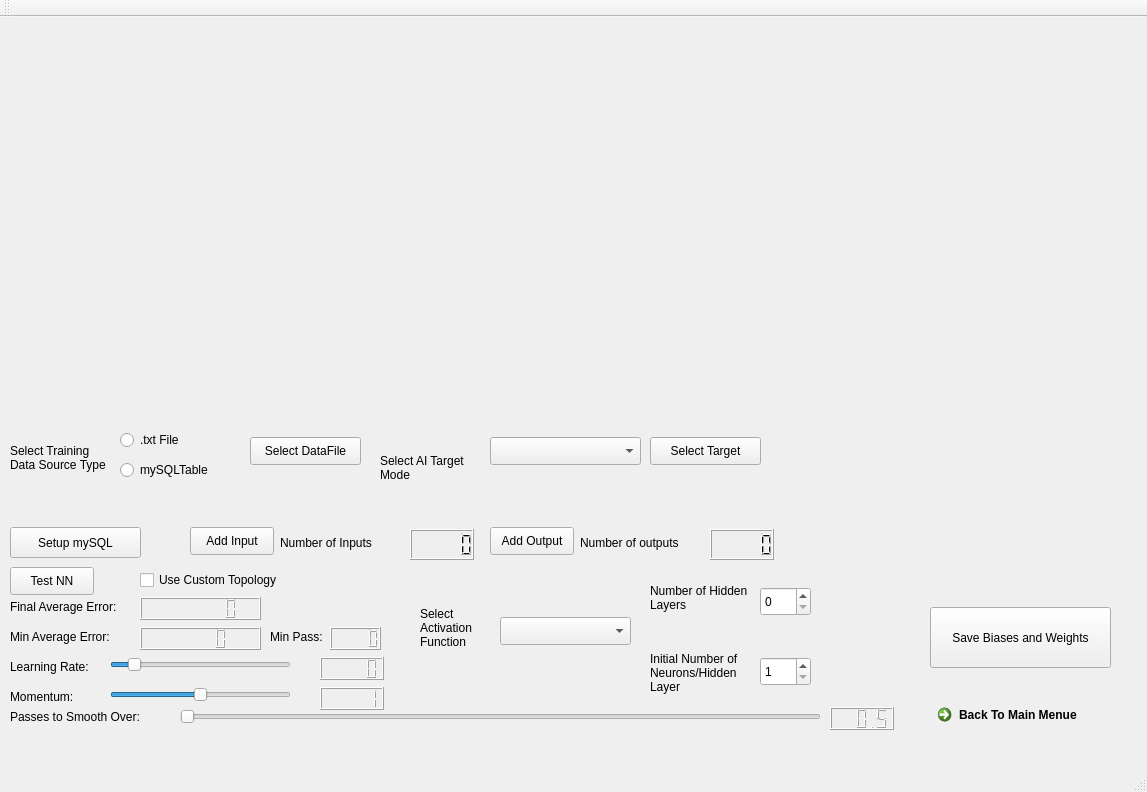
<?xml version="1.0" encoding="UTF-8"?>
<ui version="4.0">
 <class>NNConfigWindow</class>
 <widget class="QMainWindow" name="NNConfigWindow">
  <property name="geometry">
   <rect>
    <x>0</x>
    <y>0</y>
    <width>1147</width>
    <height>792</height>
   </rect>
  </property>
  <property name="windowTitle">
   <string>NNConfigWindow</string>
  </property>
  <widget class="QWidget" name="centralWidget">
   <widget class="QPushButton" name="StartNNButton">
    <property name="geometry">
     <rect>
      <x>10</x>
      <y>550</y>
      <width>84</width>
      <height>28</height>
     </rect>
    </property>
    <property name="text">
     <string>Test NN</string>
    </property>
   </widget>
   <widget class="QCustomPlot" name="NNPlotWidget" native="true">
    <property name="geometry">
     <rect>
      <x>10</x>
      <y>10</y>
      <width>1121</width>
      <height>401</height>
     </rect>
    </property>
   </widget>
   <widget class="QSlider" name="learningRateSlider">
    <property name="geometry">
     <rect>
      <x>110</x>
      <y>640</y>
      <width>181</width>
      <height>16</height>
     </rect>
    </property>
    <property name="contextMenuPolicy">
     <enum>Qt::PreventContextMenu</enum>
    </property>
    <property name="minimum">
     <number>0</number>
    </property>
    <property name="maximum">
     <number>100</number>
    </property>
    <property name="value">
     <number>10</number>
    </property>
    <property name="orientation">
     <enum>Qt::Horizontal</enum>
    </property>
   </widget>
   <widget class="QSlider" name="momentumSlider">
    <property name="geometry">
     <rect>
      <x>110</x>
      <y>670</y>
      <width>181</width>
      <height>16</height>
     </rect>
    </property>
    <property name="maximum">
     <number>100</number>
    </property>
    <property name="value">
     <number>50</number>
    </property>
    <property name="orientation">
     <enum>Qt::Horizontal</enum>
    </property>
   </widget>
   <widget class="QLCDNumber" name="LearningRateLCD">
    <property name="geometry">
     <rect>
      <x>320</x>
      <y>640</y>
      <width>64</width>
      <height>23</height>
     </rect>
    </property>
    <property name="smallDecimalPoint">
     <bool>false</bool>
    </property>
    <property name="value" stdset="0">
     <double>0.000000000000000</double>
    </property>
    <property name="intValue" stdset="0">
     <number>0</number>
    </property>
   </widget>
   <widget class="QLCDNumber" name="MomentumLCD">
    <property name="geometry">
     <rect>
      <x>320</x>
      <y>670</y>
      <width>64</width>
      <height>23</height>
     </rect>
    </property>
    <property name="value" stdset="0">
     <double>1.000000000000000</double>
    </property>
    <property name="intValue" stdset="0">
     <number>1</number>
    </property>
   </widget>
   <widget class="QLabel" name="label">
    <property name="geometry">
     <rect>
      <x>10</x>
      <y>640</y>
      <width>91</width>
      <height>20</height>
     </rect>
    </property>
    <property name="text">
     <string>Learning Rate:</string>
    </property>
   </widget>
   <widget class="QLabel" name="label_2">
    <property name="geometry">
     <rect>
      <x>10</x>
      <y>670</y>
      <width>81</width>
      <height>20</height>
     </rect>
    </property>
    <property name="text">
     <string>Momentum:</string>
    </property>
   </widget>
   <widget class="QLabel" name="label_3">
    <property name="geometry">
     <rect>
      <x>10</x>
      <y>690</y>
      <width>161</width>
      <height>20</height>
     </rect>
    </property>
    <property name="text">
     <string>Passes to Smooth Over:</string>
    </property>
   </widget>
   <widget class="QLCDNumber" name="memoryLCD">
    <property name="geometry">
     <rect>
      <x>830</x>
      <y>690</y>
      <width>64</width>
      <height>23</height>
     </rect>
    </property>
    <property name="value" stdset="0">
     <double>0.500000000000000</double>
    </property>
   </widget>
   <widget class="QSlider" name="memorySlider">
    <property name="geometry">
     <rect>
      <x>180</x>
      <y>690</y>
      <width>641</width>
      <height>20</height>
     </rect>
    </property>
    <property name="minimum">
     <number>1</number>
    </property>
    <property name="maximum">
     <number>1200</number>
    </property>
    <property name="orientation">
     <enum>Qt::Horizontal</enum>
    </property>
    <property name="tickPosition">
     <enum>QSlider::NoTicks</enum>
    </property>
    <property name="tickInterval">
     <number>50</number>
    </property>
   </widget>
   <widget class="QLabel" name="label_4">
    <property name="geometry">
     <rect>
      <x>10</x>
      <y>580</y>
      <width>131</width>
      <height>20</height>
     </rect>
    </property>
    <property name="text">
     <string>Final Average Error:</string>
    </property>
   </widget>
   <widget class="QLCDNumber" name="avgErrorLCD">
    <property name="geometry">
     <rect>
      <x>140</x>
      <y>580</y>
      <width>121</width>
      <height>23</height>
     </rect>
    </property>
    <property name="digitCount">
     <number>7</number>
    </property>
   </widget>
   <widget class="QLabel" name="label_5">
    <property name="geometry">
     <rect>
      <x>10</x>
      <y>610</y>
      <width>131</width>
      <height>20</height>
     </rect>
    </property>
    <property name="text">
     <string>Min Average Error:</string>
    </property>
   </widget>
   <widget class="QLCDNumber" name="minValLCD">
    <property name="geometry">
     <rect>
      <x>140</x>
      <y>610</y>
      <width>121</width>
      <height>23</height>
     </rect>
    </property>
   </widget>
   <widget class="QLabel" name="label_6">
    <property name="geometry">
     <rect>
      <x>270</x>
      <y>610</y>
      <width>63</width>
      <height>20</height>
     </rect>
    </property>
    <property name="text">
     <string>Min Pass:</string>
    </property>
   </widget>
   <widget class="QLCDNumber" name="minPassLCD">
    <property name="geometry">
     <rect>
      <x>330</x>
      <y>610</y>
      <width>51</width>
      <height>23</height>
     </rect>
    </property>
   </widget>
   <widget class="QPushButton" name="pushButton">
    <property name="geometry">
     <rect>
      <x>250</x>
      <y>420</y>
      <width>111</width>
      <height>28</height>
     </rect>
    </property>
    <property name="text">
     <string>Select DataFile</string>
    </property>
   </widget>
   <widget class="QComboBox" name="activationFunctinoComboBox">
    <property name="geometry">
     <rect>
      <x>500</x>
      <y>600</y>
      <width>131</width>
      <height>28</height>
     </rect>
    </property>
   </widget>
   <widget class="QSpinBox" name="hiddenLayersSelector">
    <property name="geometry">
     <rect>
      <x>760</x>
      <y>570</y>
      <width>51</width>
      <height>29</height>
     </rect>
    </property>
   </widget>
   <widget class="QLabel" name="HiddenLayerLabel">
    <property name="geometry">
     <rect>
      <x>650</x>
      <y>560</y>
      <width>101</width>
      <height>41</height>
     </rect>
    </property>
    <property name="text">
     <string>Number of Hidden Layers</string>
    </property>
    <property name="wordWrap">
     <bool>true</bool>
    </property>
   </widget>
   <widget class="QCheckBox" name="customTopologyChkBox">
    <property name="geometry">
     <rect>
      <x>140</x>
      <y>550</y>
      <width>171</width>
      <height>26</height>
     </rect>
    </property>
    <property name="text">
     <string>Use Custom Topology</string>
    </property>
   </widget>
   <widget class="QLabel" name="label_8">
    <property name="geometry">
     <rect>
      <x>420</x>
      <y>580</y>
      <width>81</width>
      <height>61</height>
     </rect>
    </property>
    <property name="text">
     <string>Select Activation Function</string>
    </property>
    <property name="wordWrap">
     <bool>true</bool>
    </property>
   </widget>
   <widget class="QLabel" name="HiddenNeuronLabel">
    <property name="geometry">
     <rect>
      <x>650</x>
      <y>620</y>
      <width>101</width>
      <height>71</height>
     </rect>
    </property>
    <property name="text">
     <string>Initial Number of Neurons/Hidden Layer</string>
    </property>
    <property name="wordWrap">
     <bool>true</bool>
    </property>
   </widget>
   <widget class="QSpinBox" name="initialNeuronsinHiddenLayers">
    <property name="geometry">
     <rect>
      <x>760</x>
      <y>640</y>
      <width>51</width>
      <height>29</height>
     </rect>
    </property>
    <property name="minimum">
     <number>1</number>
    </property>
   </widget>
   <widget class="QRadioButton" name="txtTrainingDataType">
    <property name="geometry">
     <rect>
      <x>120</x>
      <y>410</y>
      <width>106</width>
      <height>26</height>
     </rect>
    </property>
    <property name="text">
     <string>.txt File</string>
    </property>
   </widget>
   <widget class="QRadioButton" name="mySQLTrainingDataSourceType">
    <property name="geometry">
     <rect>
      <x>120</x>
      <y>440</y>
      <width>106</width>
      <height>26</height>
     </rect>
    </property>
    <property name="text">
     <string>mySQLTable</string>
    </property>
   </widget>
   <widget class="QLabel" name="HiddenNeuronLabel_2">
    <property name="geometry">
     <rect>
      <x>10</x>
      <y>410</y>
      <width>101</width>
      <height>61</height>
     </rect>
    </property>
    <property name="text">
     <string>Select Training Data Source Type</string>
    </property>
    <property name="wordWrap">
     <bool>true</bool>
    </property>
   </widget>
   <widget class="QPushButton" name="setupPushButton">
    <property name="geometry">
     <rect>
      <x>10</x>
      <y>510</y>
      <width>131</width>
      <height>31</height>
     </rect>
    </property>
    <property name="text">
     <string>Setup mySQL</string>
    </property>
   </widget>
   <widget class="QPushButton" name="addInputPushButton">
    <property name="geometry">
     <rect>
      <x>190</x>
      <y>510</y>
      <width>84</width>
      <height>28</height>
     </rect>
    </property>
    <property name="text">
     <string>Add Input</string>
    </property>
   </widget>
   <widget class="QPushButton" name="addOutputPushButton">
    <property name="geometry">
     <rect>
      <x>490</x>
      <y>510</y>
      <width>84</width>
      <height>28</height>
     </rect>
    </property>
    <property name="text">
     <string>Add Output</string>
    </property>
   </widget>
   <widget class="QLabel" name="addInputLabel">
    <property name="geometry">
     <rect>
      <x>280</x>
      <y>510</y>
      <width>121</width>
      <height>31</height>
     </rect>
    </property>
    <property name="text">
     <string>Number of Inputs</string>
    </property>
    <property name="wordWrap">
     <bool>true</bool>
    </property>
   </widget>
   <widget class="QLabel" name="addOutputLabel">
    <property name="geometry">
     <rect>
      <x>580</x>
      <y>510</y>
      <width>131</width>
      <height>31</height>
     </rect>
    </property>
    <property name="text">
     <string>Number of outputs</string>
    </property>
    <property name="wordWrap">
     <bool>true</bool>
    </property>
   </widget>
   <widget class="QLCDNumber" name="addInputLCD">
    <property name="geometry">
     <rect>
      <x>410</x>
      <y>512</y>
      <width>64</width>
      <height>31</height>
     </rect>
    </property>
   </widget>
   <widget class="QLCDNumber" name="addOutputLCD">
    <property name="geometry">
     <rect>
      <x>710</x>
      <y>512</y>
      <width>64</width>
      <height>31</height>
     </rect>
    </property>
   </widget>
   <widget class="QPushButton" name="saveBiasesandWeights">
    <property name="geometry">
     <rect>
      <x>930</x>
      <y>590</y>
      <width>181</width>
      <height>61</height>
     </rect>
    </property>
    <property name="text">
     <string>Save Biases and Weights</string>
    </property>
   </widget>
   <widget class="QPushButton" name="SelectTarget">
    <property name="geometry">
     <rect>
      <x>650</x>
      <y>420</y>
      <width>111</width>
      <height>28</height>
     </rect>
    </property>
    <property name="text">
     <string>Select Target</string>
    </property>
   </widget>
   <widget class="QLabel" name="targetmodeLabel">
    <property name="geometry">
     <rect>
      <x>380</x>
      <y>420</y>
      <width>101</width>
      <height>61</height>
     </rect>
    </property>
    <property name="text">
     <string>Select AI Target Mode</string>
    </property>
    <property name="wordWrap">
     <bool>true</bool>
    </property>
   </widget>
   <widget class="QCommandLinkButton" name="commandLinkButton">
    <property name="geometry">
     <rect>
      <x>930</x>
      <y>680</y>
      <width>181</width>
      <height>41</height>
     </rect>
    </property>
    <property name="text">
     <string>Back To Main Menue</string>
    </property>
   </widget>
   <widget class="QComboBox" name="targetSelectBox">
    <property name="geometry">
     <rect>
      <x>490</x>
      <y>420</y>
      <width>151</width>
      <height>28</height>
     </rect>
    </property>
    <property name="currentIndex">
     <number>-1</number>
    </property>
    <property name="maxVisibleItems">
     <number>3</number>
    </property>
   </widget>
  </widget>
  <widget class="QMenuBar" name="menuBar">
   <property name="geometry">
    <rect>
     <x>0</x>
     <y>0</y>
     <width>1147</width>
     <height>25</height>
    </rect>
   </property>
  </widget>
  <widget class="QToolBar" name="mainToolBar">
   <attribute name="toolBarArea">
    <enum>TopToolBarArea</enum>
   </attribute>
   <attribute name="toolBarBreak">
    <bool>false</bool>
   </attribute>
  </widget>
  <widget class="QStatusBar" name="statusBar"/>
 </widget>
 <layoutdefault spacing="6" margin="11"/>
 <customwidgets>
  <customwidget>
   <class>QCustomPlot</class>
   <extends>QWidget</extends>
   <header>qcustomplot.h</header>
   <container>1</container>
  </customwidget>
 </customwidgets>
 <resources/>
 <connections/>
</ui>
